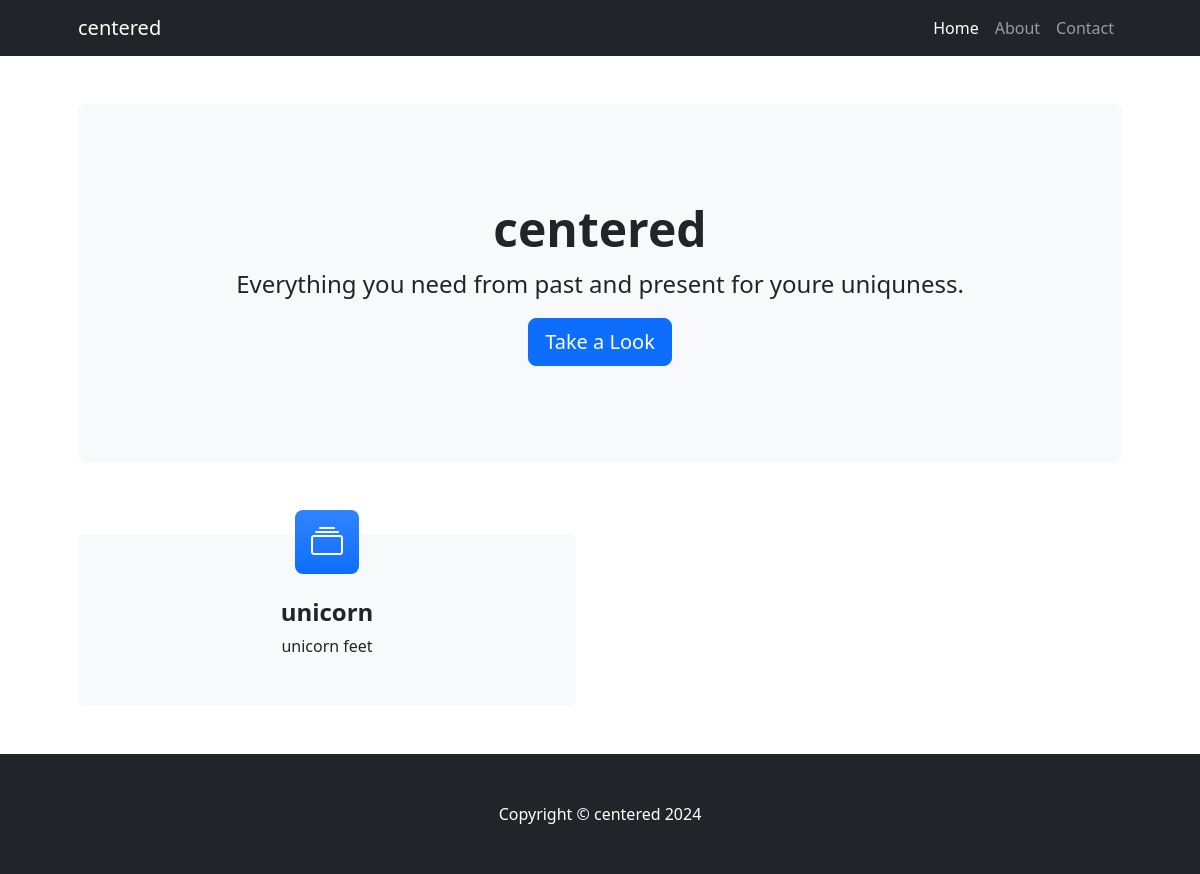
Before: / with the older database file.
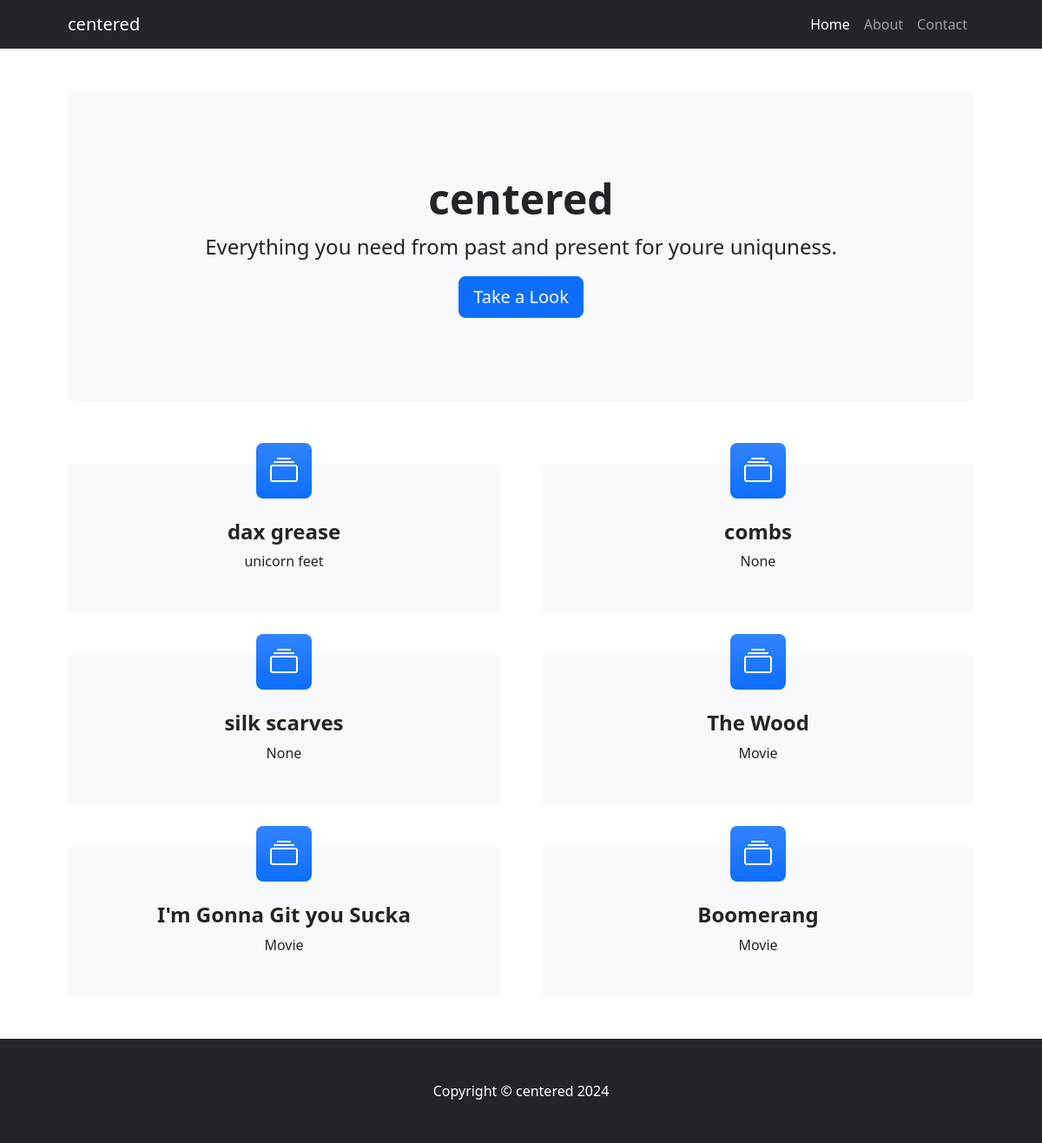
After: the same page with the newer database file.
### store/models.py (models this page shows, shortened)
class Product(models.Model):
    name = models.CharField(max_length=50)
    description = models.CharField(max_length=50, default ="", blank=True, null=True )
    image = models.ImageField(upload_to="uploads/product/")
    price = models.DecimalField(default=0, decimal_places=2, max_digits=5)
    category = models.ForeignKey(Category, on_delete=models.CASCADE, default=1)

### store/views.py (the view)
# urls.py: 2. Add a URL to urlpatterns:  path('', views.home, name='home')
def home(request):
    products = Product.objects.all()
    return render(request, 'home.html', {'products': products})

### store/templates/home.html (shortened to what this page needs)
{% load static %}
<!DOCTYPE html>
<html lang="en">
    <head>
        <link href="https://cdn.jsdelivr.net/npm/bootstrap-icons@1.4.1/font/bootstrap-icons.css" rel="stylesheet" />
        <link href="{% static 'css/styles.css'%}" rel="stylesheet" />
    </head>
    <body>
        <nav class="navbar navbar-expand-lg navbar-dark bg-dark">
            <div class="container px-lg-5">
                <a class="navbar-brand" href="#!">centered
                </a>
                <div class="collapse navbar-collapse" id="navbarSupportedContent">
                    <ul class="navbar-nav ms-auto mb-2 mb-lg-0">
                        <li class="nav-item"><a class="nav-link active" aria-current="page" href="#!">Home</a></li>
                        <li class="nav-item"><a class="nav-link" href="#!">About</a></li>
                        <li class="nav-item"><a class="nav-link" href="#!">Contact</a></li>
                    </ul>
                </div>
            </div>
        </nav>
        <header class="py-5">
            <div class="container px-lg-5">
                <div class="p-4 p-lg-5 bg-light rounded-3 text-center">
                    <div class="m-4 m-lg-5">
                        <h1 class="display-5 fw-bold">centered</h1>
                        <p class="fs-4">Everything you need from past and present for youre uniquness.</p>
                        <a class="btn btn-primary btn-lg" href="#!">Take a Look</a>
                    </div>
                </div>
            </div>
        </header>
        <section class="pt-4">
            <div class="container px-lg-5">
                <div class="row gx-lg-5">
                    {%for product in products %}
                    <div class="col-lg-6 col-xxl-4 mb-5">
                        <div class="card bg-light border-0 h-100">
                            <div class="card-body text-center p-4 p-lg-5 pt-0 pt-lg-0">
                                <div class="feature bg-primary bg-gradient text-white rounded-3 mb-4 mt-n4"><i class="bi bi-collection"></i></div>
                                <h2 class="fs-4 fw-bold">{{product.name}}</h2>
                                <p class="mb-0">{{product.description}}</p>
                            </div>
                        </div>
                    </div>
                    {% endfor %}
                </div>
            </div>
        </section>
        <footer class="py-5 bg-dark">
            <div class="container"><p class="m-0 text-center text-white">Copyright &copy; centered 2024</p></div>
        </footer>
    </body>
</html>

Changed rows visible on the page:
changed Product "unicorn feet": name "unicorn" → "dax grease"
added Product: name "combs", description "None"
added Product: name "silk scarves", description "None"
added Product: name "The Wood", description "Movie"
added Product: name "I'm Gonna Git you Sucka", description "Movie"
added Product: name "Boomerang", description "Movie"
